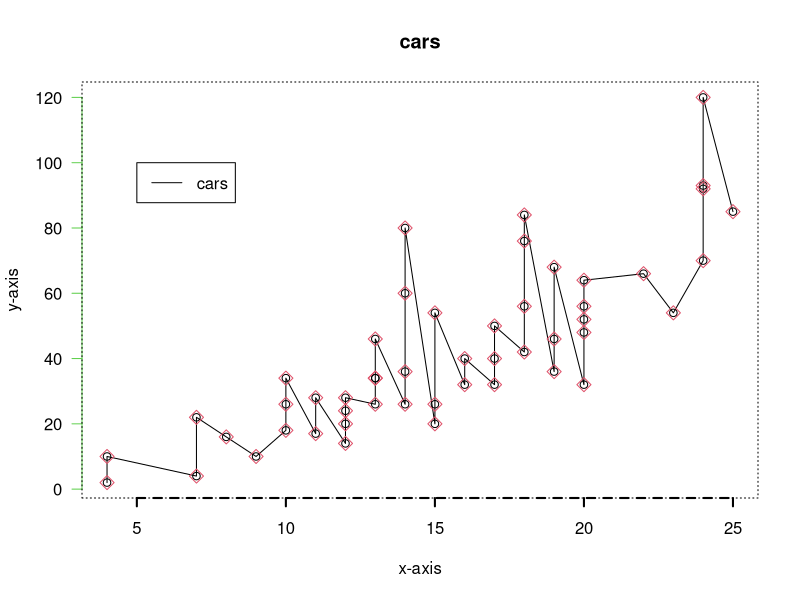

Reproduce this figure in R.
# File name: plot_2.r

data(cars)

windows()

plot(cars, axes = FALSE, xlab = "", ylab = "")
lines(cars)
points(cars, pch = 23, cex = 1.5, col = 2)

axis(1, lwd = 2, lty = 2)
axis(2, col = 3, las = 2)
box(lty = 3)
title(main = "cars", xlab = "x-axis", ylab = "y-axis")
legend(5, 100, "cars", lty = 1)

dev.list()
dev.cur()
dev.off()
